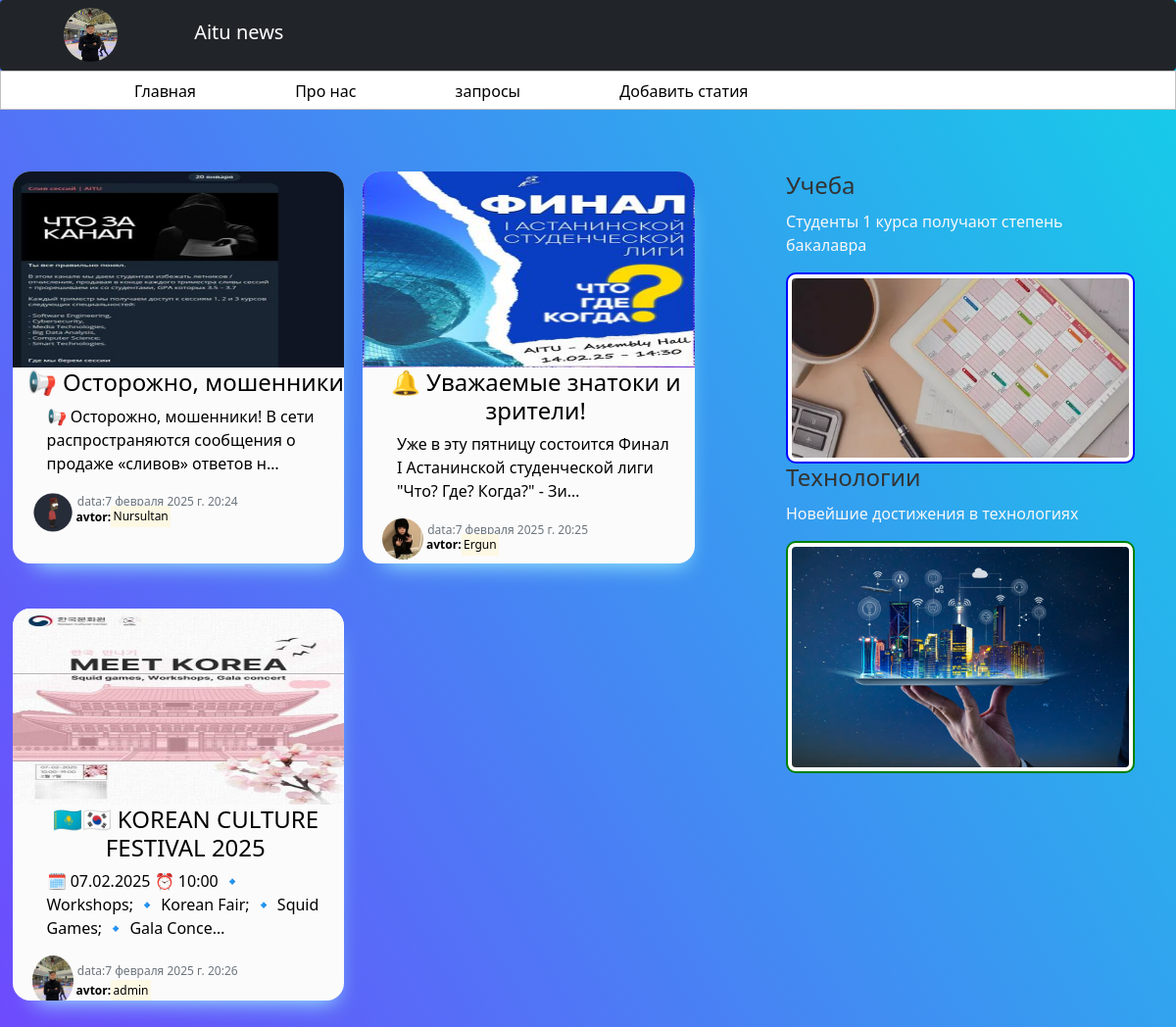
The app's page / (signed in) with its own data.
### users/models.py (models this page shows, shortened)
class Profil(models.Model):
    user=models.OneToOneField(User,on_delete=models.CASCADE)
    img=models.ImageField('фото',default='default.png' ,upload_to='user_images')
    class Meta:
        verbose_name='Профиль'
        verbose_name_plural='Профиль'

### blog/models.py (models this page shows, shortened)
class statia(models.Model):
    title = models.CharField('aty',max_length=64, blank=True, null=True,unique=True)
    text = models.TextField('angime',blank=True, null=True)
    time=models.DateTimeField(default=timezone.now)
    adam = models.ForeignKey(User, verbose_name='Автор', on_delete=models.CASCADE)
    poto=models.ImageField('фото',default='default.png',upload_to='news_images')
    views=models.IntegerField('prosmotr',default=1)
    class Meta:
        verbose_name='новость'
        verbose_name_plural='новость'

### blog/views.py (the view)
# urls.py: path('', views.shownews.as_view() ,name='home'),
class shownews(ListView):
    model=statia
    template_name='blog/home.html'
    context_object_name='news'
    ordering=['time']
    def get_context_data(self,**kwargs):
        ctx=super(shownews,self).get_context_data(**kwargs)
        ctx['title']='Басты бет'
        return ctx

### blog/templates/blog/home.html (shortened to what this page needs)
{% extends 'blog/base.html' %}
{% load static %}
    {% block coontent %}
    {% for post in news %}
    <li class='alert-light'>
        <a href="{% url 'news-detail' post.id %}" >
        <div class='boxer'>
               <img src="{{post.poto.url}}"  alt="{{post.avtor}}" class='t_img' >
            <div class='titx' >
                <h4 align='center'>{{post.title}}</h3>
                 <p class="text_h" >{{post.text|striptags|truncatechars:90}}</p>
                <div class='row'>
                    <div class='rov'>
                        <div class='il'>
                            <img src="{{post.adam.profil.img.url}}" alt="{{post.avtor}}" class='us_img'>
                           <span class='text-muted'>data:</b>{{post.time}}</span>
                             {%if post.adam%}
                             <p><b>avtor:</b><mark>{{post.adam}}</mark></p>
                              {%else%}
                              <p><b>avtor:</b><mark>admin</mark></p>
                                    {%endif%}
                        </div>
                </div>
            </div>
        </div>
</a>
    </li>
    {%endfor%}
{%endblock%}
{% block aside_block %}
<aside class="col-md-4">
    <div class="aside-item">
        <h3>Учеба</h3>
        <p>
            <a href="https://moodle.astanait.edu.kz/pluginfile.php/24480/block_html/content/Bachelor%201st%20year.pdf" backgroun-color=white target="_blank">
                Студенты 1 курса получают степень бакалавра
        </p>
        <img src="{% static 'images/schedule.webp' %}" class="img-thumbnail" alt="Демократия мира" style="border: 2px solid blue;">
    </div></a>
    <div class="aside-item">
        <h3>Технологии</h3>
        <p>
            <a href="https://example.com/technology" target="_blank">
                Новейшие достижения в технологиях
        </p>
        <img src="{% static 'images/teckh.jpeg' %}" class="img-thumbnail" alt="Технологии" style="border: 2px solid green;">
    </div> </a>
</aside>
{% endblock %}

### blog/templates/blog/base.html (shortened to what this page needs)
{%load static%}
<!DOCTYPE html>
<html lang="en">
<head>
    <link rel="stylesheet" href="https://cdnjs.cloudflare.com/ajax/libs/font-awesome/4.7.0/css/font-awesome.min.css">
    <link rel="stylesheet" href="https://cdn.jsdelivr.net/npm/bootstrap@5.1.3/dist/css/bootstrap.min.css">
    <link rel="stylesheet" href="{% static 'blog\rr.css'%}">
</head>
<body>
<header class='niz'>
    <nav class="navbar navbar-expand-lg navbar-dark  bg-dark rounded" aria-label="Одиннадцатый пример панели навигации">
        <div class="container-fluid">
          <ul class="">
            {%if user.is_authenticated%}
            <li class="nav-item">
            <a class="nav-img"  href="{% url 'profil'%}"> <img class="img" width="55" height="55" title="Профиль пользователя {{user.username}}" src="{{ user.profil.img.url }}"></a>
          </li>
               {%endif%}
             <li class="nav-item">
              <a class="navbar-brand" href="#">Aitu news</a>
            </li>
            {% if not user.is_authenticated%}
            <li class="nav-item">
              <a class="nav-rege"  href="{% url 'reg'%}">
                <button class='butn-reg' type='submit'>Регестрация</button></a>
            </li>
            <li class="nav-item">
              <a class="nav-reg"  href="{% url 'user'%}">
                <button class='butn-rege' type='submit'>Войти</button></a>
            </li>
            {%else%}
          </ul>
              {%endif%}
          </div>
</header>
    <div class='iz'>
      <nav class="container d-flex flex-column flex-md-row justify-content-between">
        <div class="container-fluid">
      <ul class="">
        <li class="nav-item">
          <a class="nav-link" aria-current="page" href="{% url 'home'%}">Главная</a>
        </li>
        <li class="nav-item">
          <a class="nav-link"  href="{% url 'pronas'%}">Про нас</a>
        </li>
        <li class="nav-item">
          <a class="nav-link"  href="{% url 'documents'%}">запросы</a>
        </li>
        <li class="nav-item">
          <a class="nav-link" aria-current="page" href="{% url 'news-add'%}">Добавить статия</a>
        </li>
      </ul>
    </div>
      </nav>
    </div>
<div class='container mt-5'>
    <div class='row'>
        <div class='col-md-8'>
            {% block coontent %}
            {%endblock%}
        </div>
        {% block aside_block %}
        {% endblock %}
    </div>
</div>
</body>

### blog/static/blog/rr.css (style rules this page uses)
body { background: linear-gradient(60deg, rgb(110, 74, 253) 0%, rgb(20, 207, 232) 100%); }
ul { list-style: none; }
.alert-light { width: 90%; height: 400px; display:inline-block; max-width: 396px; overflow: hidden; margin-left: 5%; background: #fbfbfb; padding-left: -3%; border-radius:18px ; margin-bottom: 40px; -webkit-box-shadow: 1px 17px 22px -16px rgba(163, 247, 255, 1); -moz-box-shadow: 1px 17px 22px -16px rgba(163, 247, 255, 1); box-shadow: 7px 17px 22px -16px rgba(163, 247, 255, 1); }
.alert-light h4 { font-weight: 400; margin-top: -49px; }
@media (min-width: 500px) { .alert-light { width: 46%; display:inline-block; margin-left: -4%; margin-right: 6%; } }
.alert-light a { color: black; }
p { font-weight: 400; }
a { text-decoration: none; }
.img { border-radius: 50%; margin-left: 36%; }
li { margin-left:35px; }
.nav-link { color: rgb(0, 0, 0); }
.nav-img { display: inline-block; margin-right: 29px; margin-left: -34px; margin-bottom: -16px; }
.nav-item { margin-right: 6%; margin-right: 30px; text-decoration: none; display: inline-block; }
.us_img { width: 13%; height:100%; border-radius: 50%; margin-top: 20px; margin-left: 5px; resize:vertical 70px; }
.boxer { margin-bottom: -35%; width: 100%; height: 100%; }
.col-md-4 { margin-left: 0px; }
.titx { margin-left: 15px; }
.titx p { margin-bottom: 6px; }
.il { margin-top: -10px; }
.il span { font-size: 12px; margin-top: -35px; }
.il p { margin-top: -24px; margin-left: 50px; font-size: 12px; }
.t_img { height: 50%; width: 100%; margin-bottom: 50px; }
.iz { width: 100%; height: 40px; position:sticky; top: 0px; opacity: 1; background: #fff; border: solid 1px silver; display:inline-block; margin-bottom: 15px; justify-content: space-between; align-items: center; }
.container-fluid { position: relative; }
.text_h { color: #000; margin: 0 20px 0 20px; }
.aside-item img { border-radius: 10px; transition: transform 0.3s, box-shadow 0.3s; }
.aside-item h3 { color: #333; font-size: 1.5em; margin-bottom: 10px; }
.aside-item p a { color: #f7f7f7; text-decoration: none; }
.aside-item:nth-child(1) img { border: 2px solid blue; }
.aside-item:nth-child(2) img { border: 2px solid green; }

### records on screen
statia: poto (picture), title "📢 Осторожно, мошенники", text "📢 Осторожно, мошенники! В сети распространяются сообщения о продаже «сливов» ответов н…", adam.profil.img (picture), time "7 февраля 2025 г. 20:24", adam "Nursultan"
statia: poto (picture), title "🔔 Уважаемые знатоки и зрители!", text "Уже в эту пятницу состоится Финал I Астанинской студенческой лиги \"Что? Где? Когда?\" - Зи…", adam.profil.img (picture), time "7 февраля 2025 г. 20:25", adam "Ergun"
statia: poto (picture), title "🇰🇿🇰🇷 KOREAN CULTURE FESTIVAL 2025", text "🗓 07.02.2025 ⏰ 10:00 🔹 Workshops; 🔹 Korean Fair; 🔹 Squid Games; 🔹 Gala Conce…", adam.profil.img (picture), time "7 февраля 2025 г. 20:26", adam "admin"
